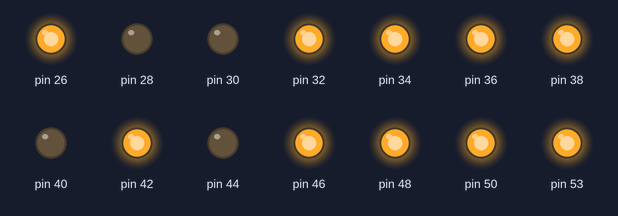
The sketch below on a simulated Arduino Mega 2560, built with avr-gcc and run on an emulated ATmega2560. Parts: output pins drawn as LEDs (lit = HIGH).

Above: at 0.1 s.
Timing chart, 0 to 1.6 s (numbered marks = the images above):
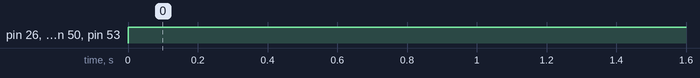

Measured:
- by itself, pin 26, pin 32, pin 34, pin 36, pin 38, pin 42, pin 46, pin 48, pin 50, pin 53: LOW → HIGH at 0.00 s

The sketch:

_7-segment_test.ino
```cpp
void setup() {
  // put your setup code here, to run once:
  //7-segment display for cylinder
  pinMode(42, OUTPUT);
  pinMode(40, OUTPUT);
  pinMode(44, OUTPUT);
  pinMode(46, OUTPUT);
  pinMode(48, OUTPUT);
  pinMode(50, OUTPUT);
  pinMode(53, OUTPUT);

  //7-segment display for cube
  pinMode(26, OUTPUT);
  pinMode(28, OUTPUT);
  pinMode(30, OUTPUT);
  pinMode(32, OUTPUT);
  pinMode(34, OUTPUT);
  pinMode(36, OUTPUT);
  pinMode(38, OUTPUT);
}

void loop() {
  // put your main code here, to run repeatedly:
  digitalWrite(26, HIGH);
  digitalWrite(28, LOW);
  digitalWrite(30, LOW);
  digitalWrite(32, HIGH);
  digitalWrite(34, HIGH);
  digitalWrite(36, HIGH);
  digitalWrite(38, HIGH);
  //delay(2000);

  /*digitalWrite(26, HIGH);
  digitalWrite(28, HIGH);
  digitalWrite(30, HIGH);
  digitalWrite(32, HIGH);
  digitalWrite(34, HIGH);
  digitalWrite(36, HIGH);
  digitalWrite(38, HIGH);
*/
  digitalWrite(42, HIGH);
  digitalWrite(40, LOW);
  digitalWrite(44, LOW);
  digitalWrite(46, HIGH);
  digitalWrite(48, HIGH);
  digitalWrite(50, HIGH);
  digitalWrite(53, HIGH);
  //delay(2000);
/*
  digitalWrite(42, HIGH);
  digitalWrite(40, HIGH);
  digitalWrite(44, HIGH);
  digitalWrite(46, HIGH);
  digitalWrite(48, HIGH);
  digitalWrite(50, HIGH);
  digitalWrite(53, HIGH);
 */
}
```
